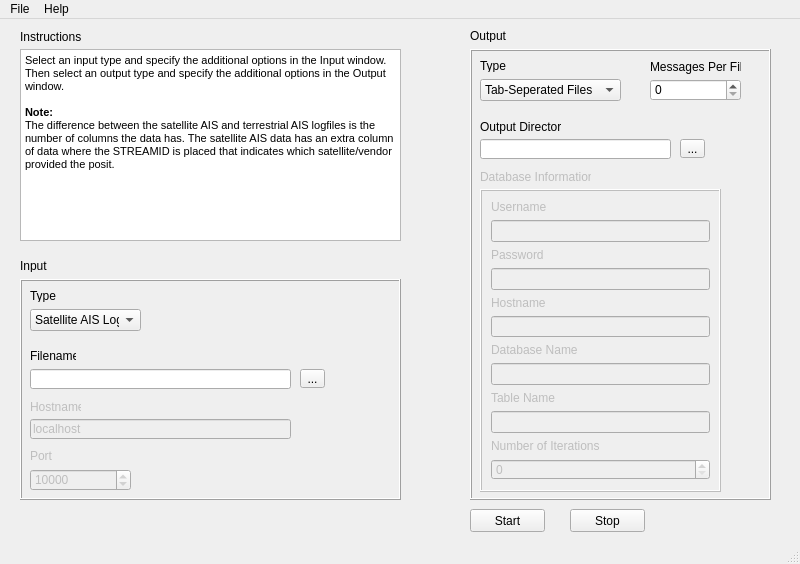
<?xml version="1.0" encoding="UTF-8"?>
<ui version="4.0">
 <class>AisParserMainWindow</class>
 <widget class="QMainWindow" name="AisParserMainWindow">
  <property name="geometry">
   <rect>
    <x>0</x>
    <y>0</y>
    <width>800</width>
    <height>564</height>
   </rect>
  </property>
  <property name="sizePolicy">
   <sizepolicy hsizetype="Preferred" vsizetype="Preferred">
    <horstretch>0</horstretch>
    <verstretch>0</verstretch>
   </sizepolicy>
  </property>
  <property name="minimumSize">
   <size>
    <width>800</width>
    <height>564</height>
   </size>
  </property>
  <property name="acceptDrops">
   <bool>false</bool>
  </property>
  <property name="windowTitle">
   <string>ICODE-MDA AIS Parser</string>
  </property>
  <widget class="QWidget" name="centralwidget">
   <widget class="QFrame" name="inputFrame">
    <property name="geometry">
     <rect>
      <x>20</x>
      <y>260</y>
      <width>381</width>
      <height>221</height>
     </rect>
    </property>
    <property name="autoFillBackground">
     <bool>false</bool>
    </property>
    <property name="frameShape">
     <enum>QFrame::Box</enum>
    </property>
    <property name="frameShadow">
     <enum>QFrame::Raised</enum>
    </property>
    <widget class="QLineEdit" name="filenameLineEdit">
     <property name="geometry">
      <rect>
       <x>10</x>
       <y>90</y>
       <width>261</width>
       <height>20</height>
      </rect>
     </property>
     <property name="readOnly">
      <bool>true</bool>
     </property>
    </widget>
    <widget class="QComboBox" name="inputTypeComboBox">
     <property name="geometry">
      <rect>
       <x>10</x>
       <y>30</y>
       <width>111</width>
       <height>22</height>
      </rect>
     </property>
     <item>
      <property name="text">
       <string>Satellite AIS Log</string>
      </property>
     </item>
     <item>
      <property name="text">
       <string>Terrestrial AIS Log</string>
      </property>
     </item>
     <item>
      <property name="text">
       <string>Satellite AIS TCP</string>
      </property>
     </item>
     <item>
      <property name="text">
       <string>Terrestrial AIS TCP</string>
      </property>
     </item>
    </widget>
    <widget class="QToolButton" name="filenameToolButton">
     <property name="geometry">
      <rect>
       <x>280</x>
       <y>90</y>
       <width>25</width>
       <height>19</height>
      </rect>
     </property>
     <property name="text">
      <string>...</string>
     </property>
    </widget>
    <widget class="QSpinBox" name="portSpinBox">
     <property name="enabled">
      <bool>false</bool>
     </property>
     <property name="geometry">
      <rect>
       <x>10</x>
       <y>190</y>
       <width>101</width>
       <height>22</height>
      </rect>
     </property>
     <property name="maximum">
      <number>65535</number>
     </property>
     <property name="value">
      <number>10000</number>
     </property>
    </widget>
    <widget class="QLabel" name="inputTypeLabel">
     <property name="geometry">
      <rect>
       <x>10</x>
       <y>10</y>
       <width>46</width>
       <height>13</height>
      </rect>
     </property>
     <property name="text">
      <string>Type</string>
     </property>
    </widget>
    <widget class="QLabel" name="filenameLabel">
     <property name="geometry">
      <rect>
       <x>10</x>
       <y>70</y>
       <width>46</width>
       <height>13</height>
      </rect>
     </property>
     <property name="text">
      <string>Filename</string>
     </property>
    </widget>
    <widget class="QLabel" name="portLabel">
     <property name="enabled">
      <bool>false</bool>
     </property>
     <property name="geometry">
      <rect>
       <x>10</x>
       <y>170</y>
       <width>46</width>
       <height>13</height>
      </rect>
     </property>
     <property name="text">
      <string>Port</string>
     </property>
    </widget>
    <widget class="QLineEdit" name="inputHostnameLineEdit">
     <property name="enabled">
      <bool>false</bool>
     </property>
     <property name="geometry">
      <rect>
       <x>10</x>
       <y>140</y>
       <width>261</width>
       <height>20</height>
      </rect>
     </property>
     <property name="text">
      <string>localhost</string>
     </property>
    </widget>
    <widget class="QLabel" name="inputHostnameLabel">
     <property name="enabled">
      <bool>false</bool>
     </property>
     <property name="geometry">
      <rect>
       <x>10</x>
       <y>120</y>
       <width>51</width>
       <height>16</height>
      </rect>
     </property>
     <property name="text">
      <string>Hostname</string>
     </property>
    </widget>
   </widget>
   <widget class="QFrame" name="outputFrame">
    <property name="geometry">
     <rect>
      <x>470</x>
      <y>30</y>
      <width>301</width>
      <height>451</height>
     </rect>
    </property>
    <property name="acceptDrops">
     <bool>false</bool>
    </property>
    <property name="autoFillBackground">
     <bool>false</bool>
    </property>
    <property name="frameShape">
     <enum>QFrame::Box</enum>
    </property>
    <property name="frameShadow">
     <enum>QFrame::Raised</enum>
    </property>
    <property name="lineWidth">
     <number>1</number>
    </property>
    <widget class="QLineEdit" name="outputDirectoryLineEdit">
     <property name="geometry">
      <rect>
       <x>10</x>
       <y>90</y>
       <width>191</width>
       <height>20</height>
      </rect>
     </property>
     <property name="readOnly">
      <bool>true</bool>
     </property>
    </widget>
    <widget class="QComboBox" name="outputTypeComboBox">
     <property name="geometry">
      <rect>
       <x>10</x>
       <y>30</y>
       <width>141</width>
       <height>22</height>
      </rect>
     </property>
     <item>
      <property name="text">
       <string>Tab-Seperated Files</string>
      </property>
     </item>
     <item>
        <property name="text">
          <string>Comma-Seperated Files</string>
        </property>
      </item>
      <item>
        <property name="text">
          <string>PostgreSQL Database</string>
        </property>
      </item>
     <item>
      <property name="text">
       <string>MySql Database</string>
      </property>
     </item>
     <item>
      <property name="text">
       <string>Oracle Database</string>
      </property>
     </item>
     <item>
      <property name="text">
       <string>KML Placemarks</string>
      </property>
     </item>
     <item>
      <property name="text">
       <string>KML Tracks</string>
      </property>
     </item>
     <item>
      <property name="text">
       <string>ESRI Shapefile Points</string>
      </property>
     </item>
     <item>
      <property name="text">
       <string>ESRI Shapefile Tracks</string>
      </property>
     </item>
    </widget>
    <widget class="QLabel" name="outputTypeLabel">
     <property name="geometry">
      <rect>
       <x>10</x>
       <y>10</y>
       <width>46</width>
       <height>13</height>
      </rect>
     </property>
     <property name="text">
      <string>Type</string>
     </property>
    </widget>
    <widget class="QToolButton" name="outputDirectoryToolButton">
     <property name="geometry">
      <rect>
       <x>210</x>
       <y>90</y>
       <width>25</width>
       <height>19</height>
      </rect>
     </property>
     <property name="text">
      <string>...</string>
     </property>
    </widget>
    <widget class="QLabel" name="outputDirectoryLabel">
     <property name="geometry">
      <rect>
       <x>10</x>
       <y>70</y>
       <width>81</width>
       <height>16</height>
      </rect>
     </property>
     <property name="text">
      <string>Output Directory</string>
     </property>
    </widget>
    <widget class="QFrame" name="databaseInformationFrame">
     <property name="enabled">
      <bool>false</bool>
     </property>
     <property name="geometry">
      <rect>
       <x>10</x>
       <y>140</y>
       <width>241</width>
       <height>303</height>
      </rect>
     </property>
     <property name="frameShape">
      <enum>QFrame::Box</enum>
     </property>
     <property name="frameShadow">
      <enum>QFrame::Raised</enum>
     </property>
     <layout class="QVBoxLayout" name="verticalLayout">
      <item>
       <widget class="QLabel" name="usernameLabel">
        <property name="text">
         <string>Username</string>
        </property>
       </widget>
      </item>
      <item>
       <widget class="QLineEdit" name="usernameLineEdit">
        <property name="text">
         <string/>
        </property>
       </widget>
      </item>
      <item>
       <widget class="QLabel" name="passwordLabel">
        <property name="text">
         <string>Password</string>
        </property>
       </widget>
      </item>
      <item>
       <widget class="QLineEdit" name="passwordLineEdit">
        <property name="text">
         <string/>
        </property>
        <property name="echoMode">
         <enum>QLineEdit::Password</enum>
        </property>
       </widget>
      </item>
      <item>
       <widget class="QLabel" name="hostnameLabel">
        <property name="text">
         <string>Hostname</string>
        </property>
       </widget>
      </item>
      <item>
       <widget class="QLineEdit" name="hostnameLineEdit">
        <property name="text">
         <string/>
        </property>
       </widget>
      </item>
      <item>
       <widget class="QLabel" name="databaseNameLabel">
        <property name="text">
         <string>Database Name</string>
        </property>
       </widget>
      </item>
      <item>
       <widget class="QLineEdit" name="databaseNameLineEdit">
        <property name="text">
         <string/>
        </property>
       </widget>
      </item>
      <item>
       <widget class="QLabel" name="tableNameLabel">
        <property name="text">
         <string>Table Name</string>
        </property>
       </widget>
      </item>
      <item>
       <widget class="QLineEdit" name="tableNameLineEdit">
        <property name="text">
         <string/>
        </property>
       </widget>
      </item>
      <item>
       <widget class="QLabel" name="numIterationsLabel">
        <property name="text">
         <string>Number of Iterations</string>
        </property>
       </widget>
      </item>
      <item>
       <widget class="QSpinBox" name="numIterationsSpinBox">
        <property name="maximum">
         <number>1000000</number>
        </property>
       </widget>
      </item>
     </layout>
    </widget>
    <widget class="QLabel" name="databaseInformationLabel">
     <property name="enabled">
      <bool>false</bool>
     </property>
     <property name="geometry">
      <rect>
       <x>10</x>
       <y>120</y>
       <width>111</width>
       <height>16</height>
      </rect>
     </property>
     <property name="text">
      <string>Database Information</string>
     </property>
    </widget>
    <widget class="QSpinBox" name="messagesPerFileSpinBox">
     <property name="geometry">
      <rect>
       <x>180</x>
       <y>30</y>
       <width>91</width>
       <height>22</height>
      </rect>
     </property>
     <property name="maximum">
      <number>1000000</number>
     </property>
    </widget>
    <widget class="QLabel" name="messagesPerFilelabel">
     <property name="geometry">
      <rect>
       <x>180</x>
       <y>10</y>
       <width>91</width>
       <height>16</height>
      </rect>
     </property>
     <property name="text">
      <string>Messages Per File</string>
     </property>
    </widget>
   </widget>
   <widget class="QLabel" name="instructionsLabel">
    <property name="geometry">
     <rect>
      <x>20</x>
      <y>10</y>
      <width>101</width>
      <height>16</height>
     </rect>
    </property>
    <property name="text">
     <string>Instructions</string>
    </property>
   </widget>
   <widget class="QTextBrowser" name="instructionTextBrowser">
    <property name="geometry">
     <rect>
      <x>20</x>
      <y>30</y>
      <width>381</width>
      <height>192</height>
     </rect>
    </property>
    <property name="html">
     <string>&lt;!DOCTYPE HTML PUBLIC &quot;-//W3C//DTD HTML 4.0//EN&quot; &quot;http://www.w3.org/TR/REC-html40/strict.dtd&quot;&gt;
&lt;html&gt;&lt;head&gt;&lt;meta name=&quot;qrichtext&quot; content=&quot;1&quot; /&gt;&lt;style type=&quot;text/css&quot;&gt;
p, li { white-space: pre-wrap; }
&lt;/style&gt;&lt;/head&gt;&lt;body style=&quot; font-family:'MS Shell Dlg 2'; font-size:8.25pt; font-weight:400; font-style:normal;&quot;&gt;
&lt;p style=&quot; margin-top:0px; margin-bottom:0px; margin-left:0px; margin-right:0px; -qt-block-indent:0; text-indent:0px;&quot;&gt;&lt;span style=&quot; font-size:8pt;&quot;&gt;Select an input type and specify the additional options in the Input window. Then select an output type and specify the additional options in the Output window.&lt;/span&gt;&lt;/p&gt;
&lt;p style=&quot;-qt-paragraph-type:empty; margin-top:0px; margin-bottom:0px; margin-left:0px; margin-right:0px; -qt-block-indent:0; text-indent:0px; font-size:8pt;&quot;&gt;&lt;br /&gt;&lt;/p&gt;
&lt;p style=&quot; margin-top:0px; margin-bottom:0px; margin-left:0px; margin-right:0px; -qt-block-indent:0; text-indent:0px;&quot;&gt;&lt;span style=&quot; font-size:8pt; font-weight:600;&quot;&gt;Note:&lt;/span&gt;&lt;/p&gt;
&lt;p style=&quot; margin-top:0px; margin-bottom:0px; margin-left:0px; margin-right:0px; -qt-block-indent:0; text-indent:0px;&quot;&gt;&lt;span style=&quot; font-size:8pt;&quot;&gt;The difference between the satellite AIS and terrestrial AIS logfiles is the number of columns the data has. The satellite AIS data has an extra column of data where the STREAMID is placed that indicates which satellite/vendor provided the posit.&lt;/span&gt;&lt;/p&gt;&lt;/body&gt;&lt;/html&gt;</string>
    </property>
   </widget>
   <widget class="QLabel" name="inputLabel">
    <property name="geometry">
     <rect>
      <x>20</x>
      <y>240</y>
      <width>46</width>
      <height>13</height>
     </rect>
    </property>
    <property name="text">
     <string>Input</string>
    </property>
   </widget>
   <widget class="QLabel" name="outputLabel">
    <property name="geometry">
     <rect>
      <x>470</x>
      <y>10</y>
      <width>46</width>
      <height>13</height>
     </rect>
    </property>
    <property name="text">
     <string>Output</string>
    </property>
   </widget>
   <widget class="QPushButton" name="startPushButton">
    <property name="geometry">
     <rect>
      <x>470</x>
      <y>490</y>
      <width>75</width>
      <height>23</height>
     </rect>
    </property>
    <property name="text">
     <string>Start</string>
    </property>
   </widget>
   <widget class="QPushButton" name="stopPushButton">
    <property name="geometry">
     <rect>
      <x>570</x>
      <y>490</y>
      <width>75</width>
      <height>23</height>
     </rect>
    </property>
    <property name="text">
     <string>Stop</string>
    </property>
   </widget>
  </widget>
  <widget class="QMenuBar" name="menubar">
   <property name="geometry">
    <rect>
     <x>0</x>
     <y>0</y>
     <width>800</width>
     <height>21</height>
    </rect>
   </property>
   <widget class="QMenu" name="menuFile">
    <property name="title">
     <string>File</string>
    </property>
    <addaction name="actionClose"/>
   </widget>
   <widget class="QMenu" name="menuHelp">
    <property name="title">
     <string>Help</string>
    </property>
    <addaction name="actionLicense"/>
   </widget>
   <addaction name="menuFile"/>
   <addaction name="menuHelp"/>
  </widget>
  <widget class="QStatusBar" name="statusbar">
   <property name="layoutDirection">
    <enum>Qt::LeftToRight</enum>
   </property>
  </widget>
  <action name="actionClose">
   <property name="text">
    <string>Exit</string>
   </property>
  </action>
  <action name="actionAbout">
   <property name="text">
    <string>About</string>
   </property>
  </action>
  <action name="actionLicense">
   <property name="text">
    <string>License</string>
   </property>
  </action>
 </widget>
 <resources/>
 <connections>
  <connection>
   <sender>outputTypeComboBox</sender>
   <signal>currentIndexChanged(QString)</signal>
   <receiver>AisParserMainWindow</receiver>
   <slot>manageOutputVisibility(QString)</slot>
   <hints>
    <hint type="sourcelabel">
     <x>494</x>
     <y>99</y>
    </hint>
    <hint type="destinationlabel">
     <x>443</x>
     <y>92</y>
    </hint>
   </hints>
  </connection>
  <connection>
   <sender>inputTypeComboBox</sender>
   <signal>currentIndexChanged(QString)</signal>
   <receiver>AisParserMainWindow</receiver>
   <slot>manageInputVisibility(QString)</slot>
   <hints>
    <hint type="sourcelabel">
     <x>127</x>
     <y>343</y>
    </hint>
    <hint type="destinationlabel">
     <x>146</x>
     <y>273</y>
    </hint>
   </hints>
  </connection>
  <connection>
   <sender>startPushButton</sender>
   <signal>clicked(bool)</signal>
   <receiver>AisParserMainWindow</receiver>
   <slot>startParsingAis()</slot>
   <hints>
    <hint type="sourcelabel">
     <x>511</x>
     <y>522</y>
    </hint>
    <hint type="destinationlabel">
     <x>439</x>
     <y>524</y>
    </hint>
   </hints>
  </connection>
  <connection>
   <sender>stopPushButton</sender>
   <signal>clicked(bool)</signal>
   <receiver>AisParserMainWindow</receiver>
   <slot>stopParsingAis()</slot>
   <hints>
    <hint type="sourcelabel">
     <x>632</x>
     <y>524</y>
    </hint>
    <hint type="destinationlabel">
     <x>667</x>
     <y>523</y>
    </hint>
   </hints>
  </connection>
  <connection>
   <sender>filenameToolButton</sender>
   <signal>clicked()</signal>
   <receiver>AisParserMainWindow</receiver>
   <slot>fileChooser()</slot>
   <hints>
    <hint type="sourcelabel">
     <x>315</x>
     <y>398</y>
    </hint>
    <hint type="destinationlabel">
     <x>424</x>
     <y>406</y>
    </hint>
   </hints>
  </connection>
  <connection>
   <sender>outputDirectoryToolButton</sender>
   <signal>clicked()</signal>
   <receiver>AisParserMainWindow</receiver>
   <slot>directoryChooser()</slot>
   <hints>
    <hint type="sourcelabel">
     <x>697</x>
     <y>149</y>
    </hint>
    <hint type="destinationlabel">
     <x>782</x>
     <y>151</y>
    </hint>
   </hints>
  </connection>
 </connections>
 <slots>
  <slot>startParsingAis()</slot>
  <slot>stopParsingAis()</slot>
  <slot>manageOutputVisibility(QString)</slot>
  <slot>manageInputVisibility(QString)</slot>
  <slot>fileChooser()</slot>
  <slot>directoryChooser()</slot>
 </slots>
</ui>
